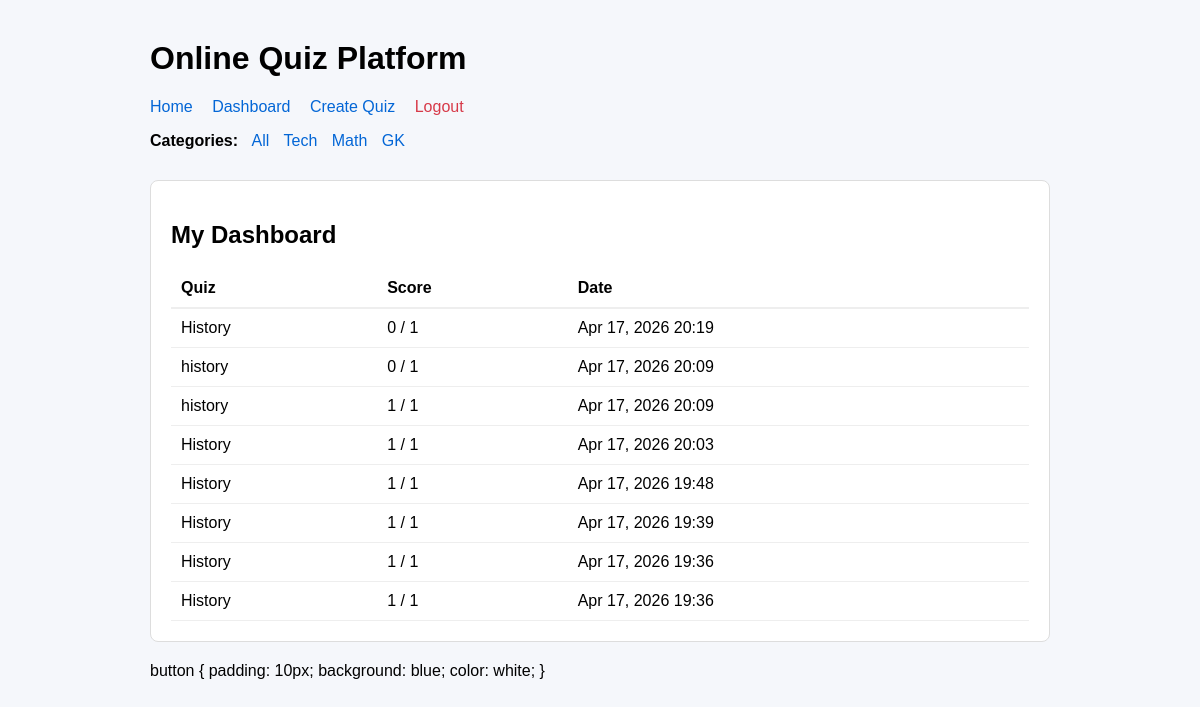
Page /dashboard/ (signed in) on the earlier database version.
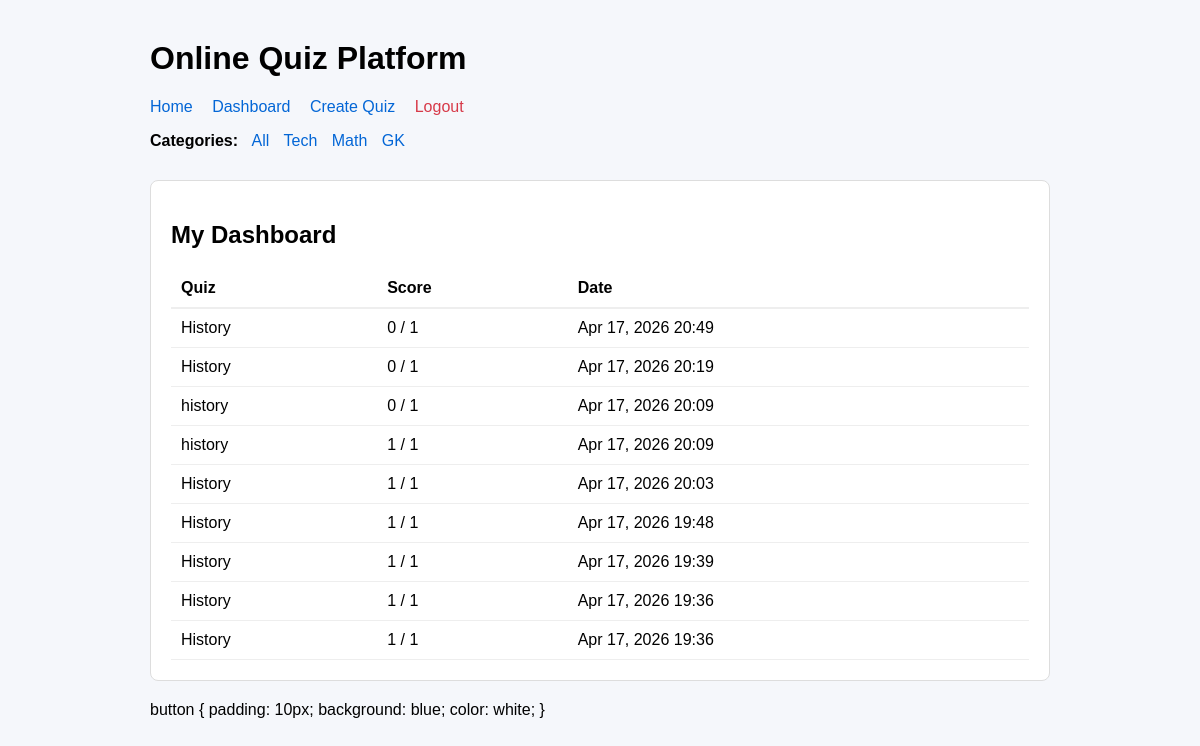
Same page on the later database version.
### quiz/models.py (models this page shows, shortened)
class UserAttempt(models.Model):
    user = models.ForeignKey(User, on_delete=models.CASCADE)
    quiz = models.ForeignKey(Quiz, on_delete=models.CASCADE)
    score = models.IntegerField()
    total = models.IntegerField()
    created_at = models.DateTimeField(auto_now_add=True)

class Quiz(models.Model):
    CATEGORY_CHOICES = [
        ('tech', 'Technology'),
        ('math', 'Mathematics'),
        ('gk', 'General Knowledge'),
    ]
    DIFFICULTY_CHOICES = [
        ('easy', 'Easy'),
        ('medium', 'Medium'),
        ('hard', 'Hard'),
    ]
    title = models.CharField(max_length=200)
    description = models.TextField(blank=True)
    category = models.CharField(max_length=50, choices=CATEGORY_CHOICES, default='tech')
    difficulty = models.CharField(max_length=50, choices=DIFFICULTY_CHOICES, default='easy')
    created_by = models.ForeignKey(User, on_delete=models.CASCADE)
    created_at = models.DateTimeField(auto_now_add=True)

### quiz/views.py (the view)
# urls.py: path('dashboard/', views.dashboard, name='dashboard'),
@login_required(login_url='login')
def dashboard(request):
    attempts = UserAttempt.objects.filter(user=request.user).order_by('-created_at')
    return render(request, 'dashboard.html', {'attempts': attempts})

### quiz/templates/dashboard.html
{% extends 'base.html' %}
{% block content %}
    <div class="card">
        <h2>My Dashboard</h2>
        {% if attempts %}
            <table style="width: 100%; border-collapse: collapse; margin-top: 15px;">
                <thead>
                    <tr style="border-bottom: 2px solid #eee;">
                        <th style="padding: 10px; text-align: left;">Quiz</th>
                        <th style="padding: 10px; text-align: left;">Score</th>
                        <th style="padding: 10px; text-align: left;">Date</th>
                    </tr>
                </thead>
                <tbody>
                    {% for attempt in attempts %}
                    <tr style="border-bottom: 1px solid #eee;">
                        <td style="padding: 10px;">{{ attempt.quiz.title }}</td>
                        <td style="padding: 10px;">{{ attempt.score }} / {{ attempt.total }}</td>
                        <td style="padding: 10px;">{{ attempt.created_at|date:"M d, Y H:i" }}</td>
                    </tr>
                    {% endfor %}
                </tbody>
            </table>
        {% else %}
            <p>You haven't attempted any quizzes yet.</p>
            <p><a href="{% url 'home' %}" class="btn">Start a Quiz</a></p>
        {% endif %}
    </div>
{% endblock %}

Differences in the rows shown:
added UserAttempt: quiz "History", score "0", total "1", created_at "Apr 17, 2026 20:49"
